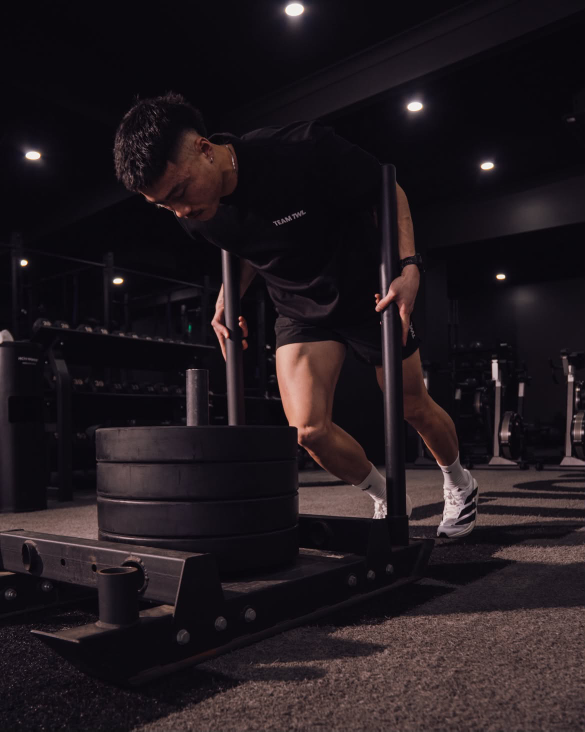
#> input picture images/from-brief/image6.jpg, 1170 x 1463 px, found by its file name (shown at 1/2 size)
$ python prep.py
#> lines starting #> are read from the running program, lines starting #| are printed output that depends on the picture
import base64, io, json, os
from PIL import Image, ImageOps

sp = os.path.dirname(os.path.abspath(__file__))
media = os.path.join(sp, "word", "media")
out = {}

def b64(img, fmt="JPEG", q=72):
    buf = io.BytesIO()
    if fmt == "JPEG":
        img.convert("RGB").save(buf, "JPEG", quality=q, optimize=True, progressive=True)
        mime = "image/jpeg"
    else:
        img.save(buf, "PNG", optimize=True)
        mime = "image/png"
    return f"data:{mime};base64," + base64.b64encode(buf.getvalue()).decode()

def photo(name, key, maxside=1400, q=70):
#> called with name = 'image6.jpg', key = 'sled', maxside = 1400, q = 70
    im = Image.open(os.path.join(media, name))
#> im is the input picture: PIL image 1170x1463 RGB; mean R, G, B 33.1, 25.6, 30
    im.thumbnail((maxside, maxside))
#> im: PIL image 1120x1400 RGB
    out[key] = b64(im, q=q)
    print(key, im.size, len(out[key]) // 1024, "KB")
#| sled (1120, 1400) 120 KB

photo("image6.jpg", "sled")
photo("image7.jpg", "ring")
#> call 2 of photo, with name = 'image7.jpg', key = 'ring', maxside = 1400, q = 70
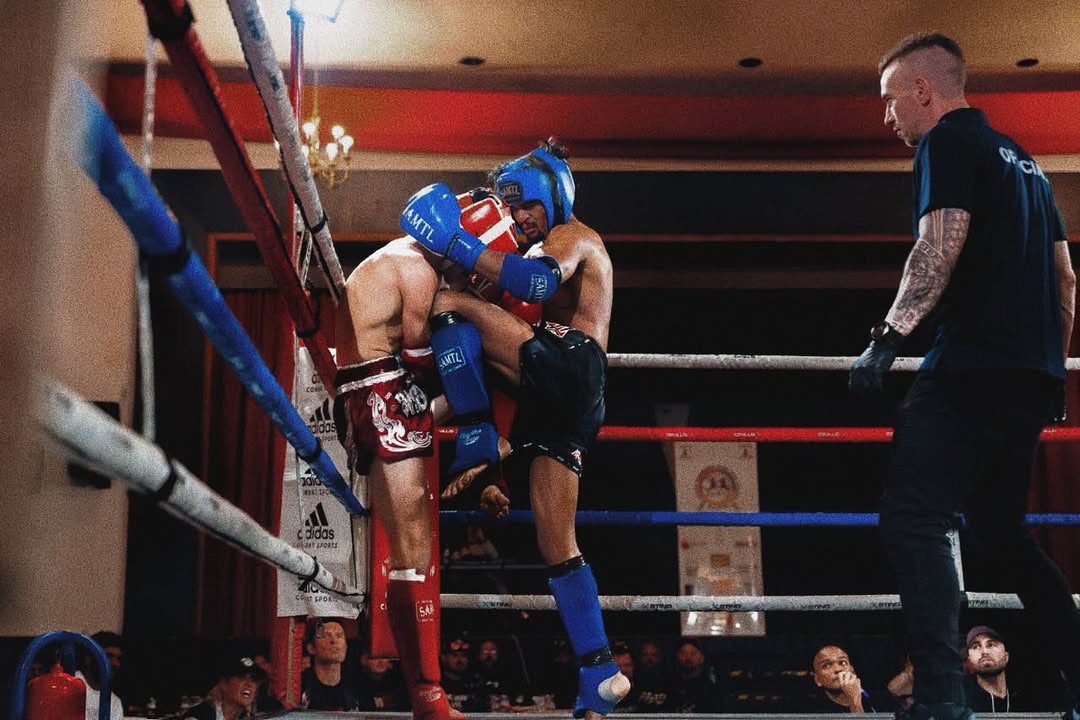
#> input picture images/from-brief/image7.jpg, 1080 x 720 px, found by its file name
#> in photo, im is the input picture: PIL image 1080x720 RGB; mean R, G, B 70.6, 52.2, 51.3
#| ring (1080, 720) 114 KB
photo("image17.jpg", "soccer")
#> call 3 of photo, with name = 'image17.jpg', key = 'soccer', maxside = 1400, q = 70
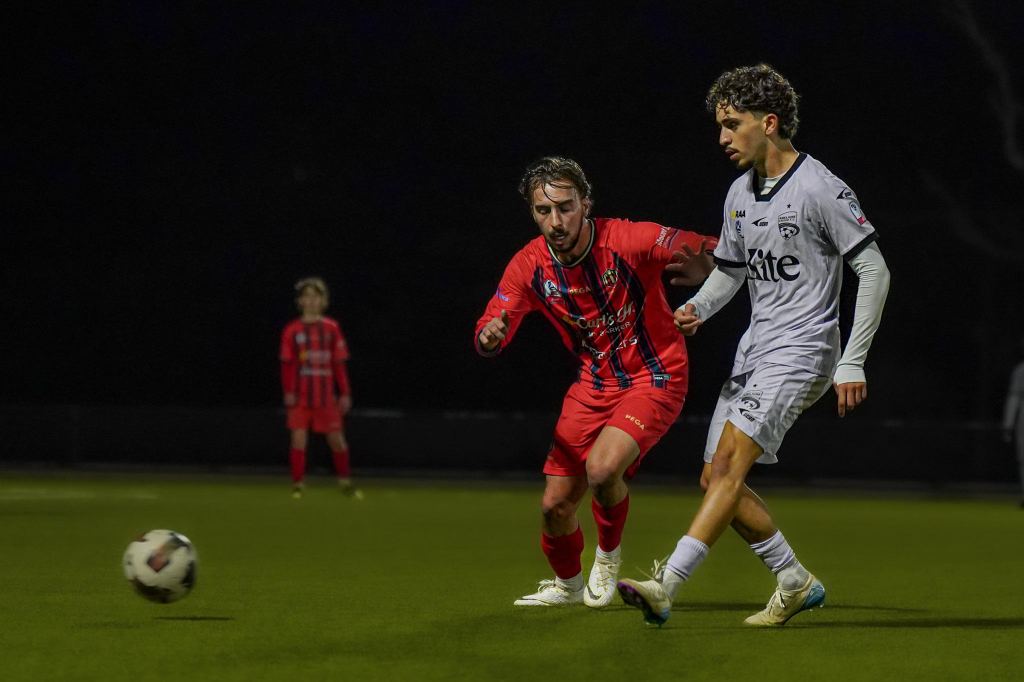
#> input picture images/from-brief/image17.jpg, 2048 x 1364 px, found by its file name (shown at 1/2 size)
#> in photo, im is the input picture: PIL image 2048x1364 RGB; mean R, G, B 40.1, 36.2, 19.1
#| soccer (1400, 932) 106 KB
photo("image18.jpg", "mtb")
#> call 4 of photo, with name = 'image18.jpg', key = 'mtb', maxside = 1400, q = 70
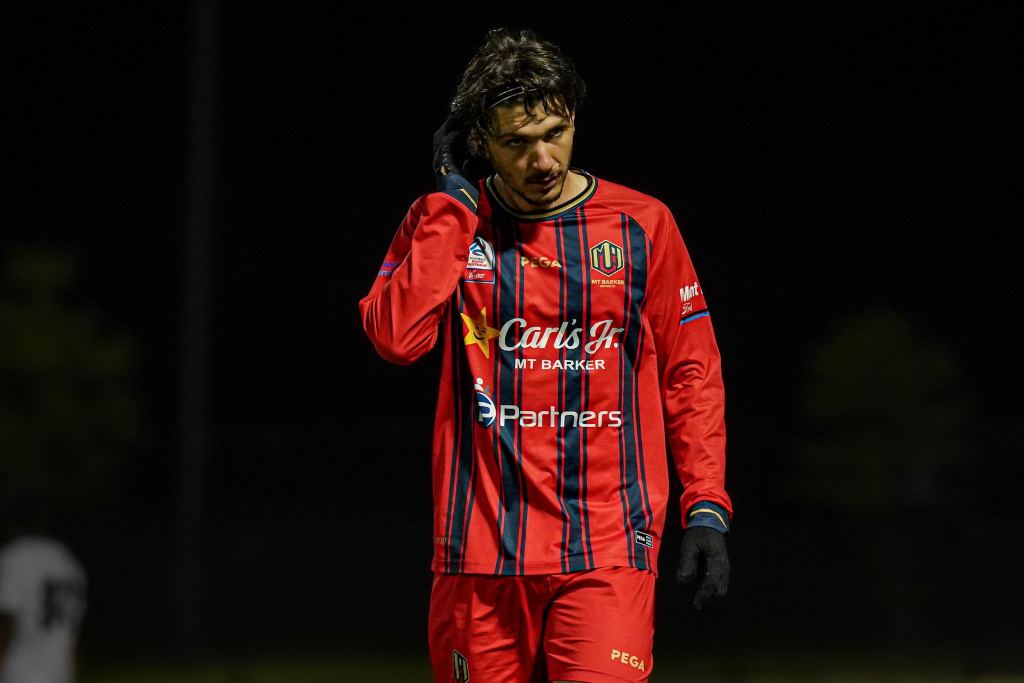
#> input picture images/from-brief/image18.jpg, 2048 x 1365 px, found by its file name (shown at 1/2 size)
#> in photo, im is the input picture: PIL image 2048x1365 RGB; mean R, G, B 34, 13.9, 11.8
#| mtb (1400, 933) 93 KB
photo("image14.jpg", "boxgym")
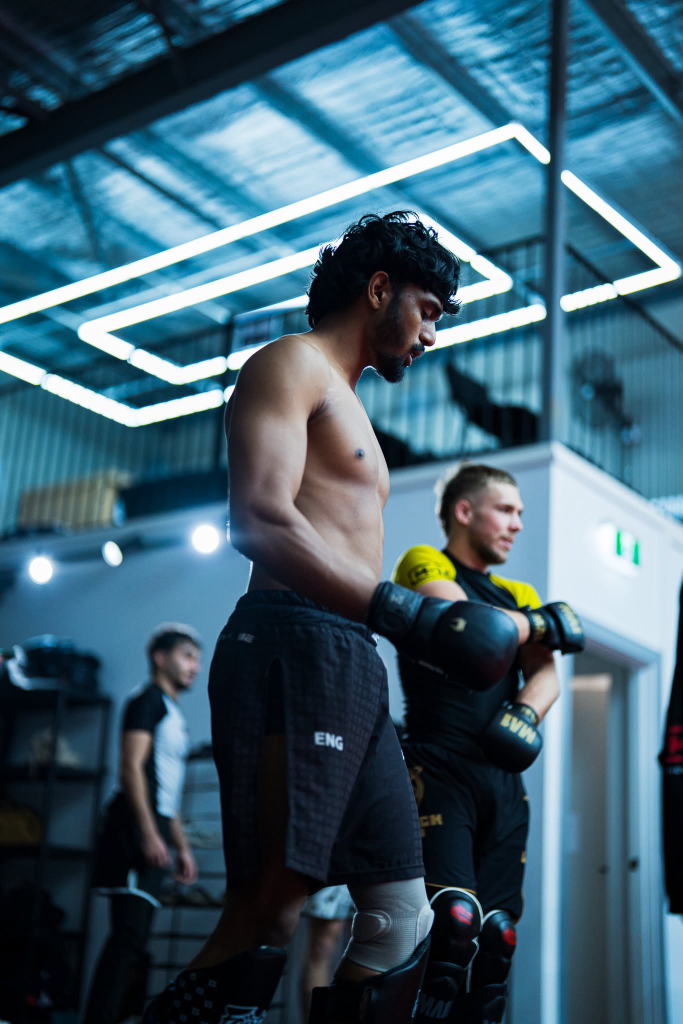
#> input picture images/from-brief/image14.jpg, 1365 x 2048 px, found by its file name (shown at 1/2 size)
#> in photo, im is the input picture: PIL image 1365x2048 RGB; mean R, G, B 63.5, 95.4, 111.2
#| boxgym (933, 1400) 151 KB
photo("image5.jpg", "smile")
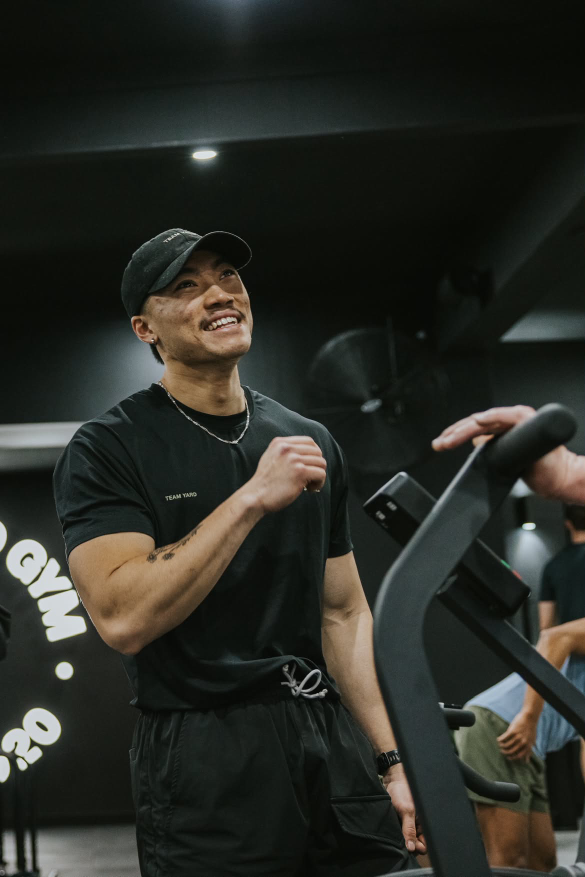
#> input picture images/from-brief/image5.jpg, 1170 x 1754 px, found by its file name (shown at 1/2 size)
#> in photo, im is the input picture: PIL image 1170x1754 RGB; mean R, G, B 41.2, 42.8, 36.8
#| smile (934, 1400) 93 KB
for n, k in [("image11.jpg", "ref_lifter"), ("image9.jpg", "ref_wheel"), ("image12.jpg", "ref_knee"),
             ("image3.jpg", "ref_track"), ("image10.jpg", "ref_run"), ("image15.jpg", "ref_spine")]:
#> (the run stopped early here; a loop or call above may not have finished)
